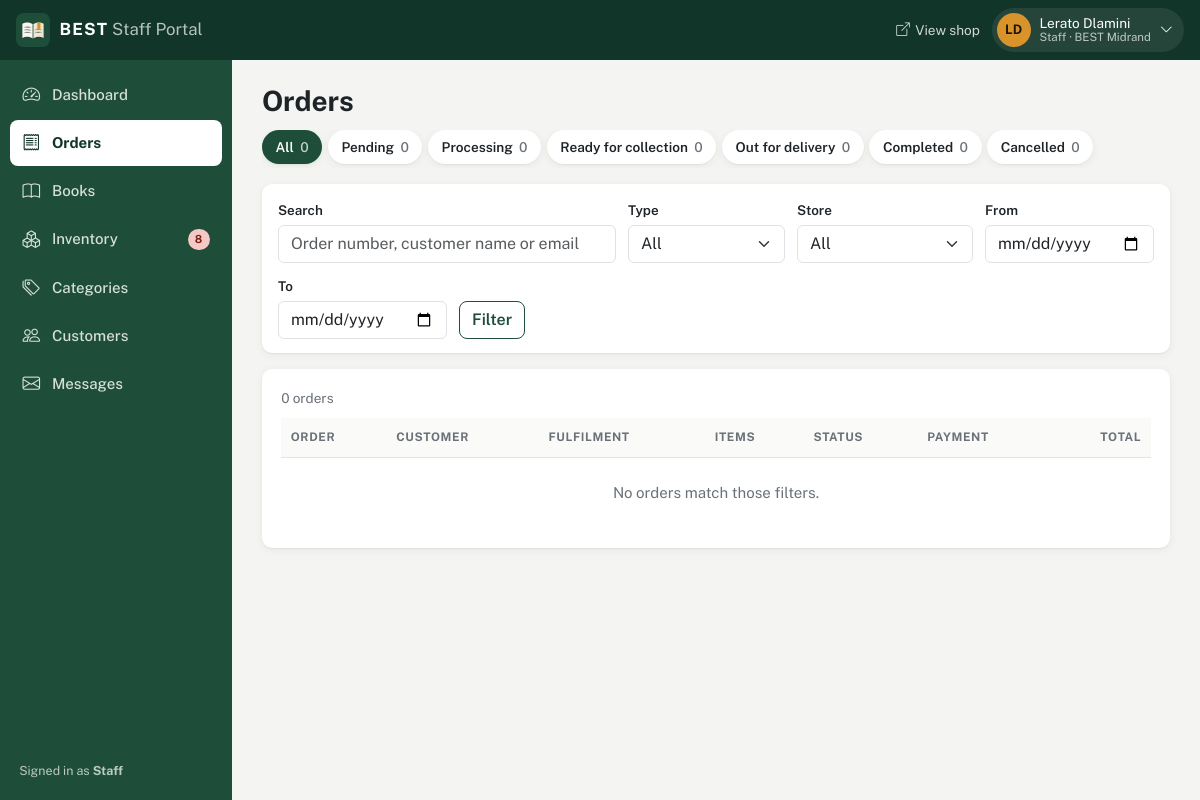
Page /staff/orders.php (signed in) on the committed database.
### tables this page shows
CREATE TABLE Staff (
  accountID INT PRIMARY KEY,
   
  storeID INT NULL,
  jobTitle VARCHAR(100) NOT NULL DEFAULT 'Store Assistant',
  CONSTRAINT fk_staff_account FOREIGN KEY (accountID) REFERENCES UserAccount (accountID) ON DELETE CASCADE,
  CONSTRAINT fk_staff_store FOREIGN KEY (storeID) REFERENCES Store (storeID) ON DELETE SET NULL
);

CREATE TABLE UserAccount (
  accountID INT PRIMARY KEY AUTO_INCREMENT,
  firstName VARCHAR(100) NOT NULL,
  lastName VARCHAR(100) NOT NULL,
  email VARCHAR(255) NOT NULL UNIQUE,
  phoneNumber VARCHAR(30) NULL,
  passwordHash VARCHAR(255) NOT NULL,
  accountStatus ENUM('active', 'suspended') NOT NULL DEFAULT 'active',
   
  mustChangePassword BOOLEAN NOT NULL DEFAULT FALSE,
  createdBy INT NULL,
  dateCreated DATETIME NOT NULL DEFAULT CURRENT_TIMESTAMP,
  lastLogin DATETIME NULL,
  CONSTRAINT fk_account_createdby FOREIGN KEY (createdBy) REFERENCES UserAccount (accountID) ON DELETE SET NULL,
  INDEX idx_account_status (accountStatus)
);

CREATE TABLE Store (
  storeID INT PRIMARY KEY AUTO_INCREMENT,
  name VARCHAR(120) NOT NULL UNIQUE,
  addressLine VARCHAR(255) NOT NULL,
  city VARCHAR(100) NOT NULL,
  province VARCHAR(60) NOT NULL,
  postalCode VARCHAR(10) NOT NULL,
  phoneNumber VARCHAR(30) NOT NULL,
  email VARCHAR(255) NOT NULL,
  openingHours VARCHAR(255) NOT NULL,
  isActive BOOLEAN NOT NULL DEFAULT TRUE,
  dateCreated DATETIME NOT NULL DEFAULT CURRENT_TIMESTAMP
);

### includes/helpers/database.php (called while the page is built, shortened)
<?php
function fetchAll(mysqli $conn, string $sql, array $params = []): array
{
    $stmt = $conn->prepare($sql);
    if (!$stmt->execute($params ?: null)) {
        error_log('Query failed: ' . $stmt->error);
        return [];
    }
    $result = $stmt->get_result();
    return $result ? $result->fetch_all(MYSQLI_ASSOC) : [];
}
function fetchOne(mysqli $conn, string $sql, array $params = []): ?array
{
    return fetchAll($conn, $sql, $params)[0] ?? null;
}
function fetchValue(mysqli $conn, string $sql, array $params = []): mixed
{
    $row = fetchOne($conn, $sql, $params);
    return $row ? array_values($row)[0] : null;
}

### staff/helpers/auth.php (called while the page is built, shortened)
<?php
require_once __DIR__ . '/../../includes/helpers/database.php';
function requireStaff(?mysqli $conn): array
{
    $account = isset($_SESSION['accountID']) ? fetchOne($conn,
        "SELECT u.accountID, u.firstName, u.lastName, u.email, u.phoneNumber, u.accountStatus, u.mustChangePassword, u.lastLogin,
                CASE WHEN a.accountID IS NOT NULL THEN 'Admin' WHEN s.accountID IS NOT NULL THEN 'Staff' END AS role,
                s.storeID, s.jobTitle, st.name AS storeName
         FROM UserAccount u
         LEFT JOIN Admin a ON a.accountID = u.accountID
         LEFT JOIN Staff s ON s.accountID = u.accountID
         LEFT JOIN Store st ON st.storeID = s.storeID
         WHERE u.accountID = ?",
        [(int) $_SESSION['accountID']]) : null;
    return $account;
}
function isAdmin(array $account): bool
{
    return $account['role'] === 'Admin';
}

### includes/helpers/forms.php (called while the page is built, shortened)
<?php
function e(?string $value): string
{
    return htmlspecialchars((string) $value, ENT_QUOTES, 'UTF-8');
}
function intParam(array $source, string $key): ?int
{
    $value = $source[$key] ?? null;
    return is_string($value) && ctype_digit($value) ? (int) $value : (is_int($value) ? $value : null);
}

### staff/orders.php (the view, shortened to what this page needs)
<?php
    require_once __DIR__ . '/../includes/helpers/orders.php';
    require_once __DIR__ . '/helpers/auth.php';
    $conn = db();
    $account = requireStaff($conn);
    $filters = [
        'q'      => is_string($_GET['q'] ?? null) ? mb_substr(trim($_GET['q']), 0, 100) : '',
        'status' => array_key_exists($_GET['status'] ?? '', ORDER_STATUSES) ? $_GET['status'] : '',
        'type'   => in_array($_GET['type'] ?? '', ['delivery', 'collection'], true) ? $_GET['type'] : '',
        'store'  => intParam($_GET, 'store'),
        'from'   => preg_match('/^\d{4}-\d{2}-\d{2}$/', $_GET['from'] ?? '') ? $_GET['from'] : '',
        'to'     => preg_match('/^\d{4}-\d{2}-\d{2}$/', $_GET['to'] ?? '') ? $_GET['to'] : '',
    ];
    $where = ['1 = 1'];
    $params = [];
    $orders = fetchAll($conn,
        "SELECT o.orderID, o.orderNumber, o.orderDate, o.status, o.paymentStatus, o.total, o.fulfilmentType,
                u.firstName, u.lastName, u.email, s.name AS collectionStore,
                (SELECT SUM(quantity) FROM OrderItem oi WHERE oi.orderID = o.orderID) AS itemCount,
                (SELECT GROUP_CONCAT(DISTINCT st.name ORDER BY st.name SEPARATOR ', ') FROM OrderItem oi JOIN Store st ON st.storeID = oi.storeID WHERE oi.orderID = o.orderID) AS fromStores
         FROM CustomerOrder o
         JOIN UserAccount u ON u.accountID = o.customerID
         LEFT JOIN Store s ON s.storeID = o.collectionStoreID
         WHERE " . implode(' AND ', $where) . "
         ORDER BY o.orderDate DESC, o.orderID DESC
         LIMIT 200",
        $params);
    $statusCounts = array_column(fetchAll($conn, "SELECT status, COUNT(*) AS n FROM CustomerOrder GROUP BY status"), 'n', 'status');
    $pageTitle = 'Orders';
    $activePage = 'orders';
    include __DIR__ . '/components/layout.php';
?>
<nav class="status-tabs" aria-label="Filter by status">
    <a href="orders.php" class="<?= $filters['status'] === '' ? 'active' : '' ?>">All <span><?= array_sum($statusCounts) ?></span></a>
    <?php foreach (ORDER_STATUSES as $key => $label): ?>
        <a href="orders.php?status=<?= $key ?>" class="<?= $filters['status'] === $key ? 'active' : '' ?>"><?= $label ?> <span><?= (int) ($statusCounts[$key] ?? 0) ?></span></a>
    <?php endforeach; ?>
</nav>
<form class="filter-bar" method="get">
    <div class="filter-field grow">
        <label for="q" class="form-label">Search</label>
        <input type="search" id="q" name="q" class="form-control" value="<?= e($filters['q']) ?>" placeholder="Order number, customer name or email">
    </div>
    <div class="filter-field">
        <label for="type" class="form-label">Type</label>
        <select id="type" name="type" class="form-select">
            <option value="">All</option>
        </select>
    </div>
    <div class="filter-field">
        <label for="store" class="form-label">Store</label>
        <select id="store" name="store" class="form-select">
            <option value="">All</option>
        </select>
    </div>
    <div class="filter-field">
        <label for="from" class="form-label">From</label>
        <input type="date" id="from" name="from" class="form-control" value="<?= e($filters['from']) ?>">
    </div>
    <div class="filter-field">
        <label for="to" class="form-label">To</label>
        <input type="date" id="to" name="to" class="form-control" value="<?= e($filters['to']) ?>">
    </div>
    <button class="btn btn-outline-brand">Filter</button>
</form>
<section class="panel">
    <p class="panel-count"><?= count($orders) ?> order<?= count($orders) === 1 ? '' : 's' ?><?= count($orders) === 200 ? ' (showing the latest 200)' : '' ?></p>
    <div class="table-wrap">
        <table class="portal-table responsive-table">
            <thead><tr><th>Order</th><th>Customer</th><th>Fulfilment</th><th>Items</th><th>Status</th><th>Payment</th><th class="text-end">Total</th></tr></thead>
        </table>
    </div>
    <?php if (!$orders): ?><p class="empty-note">No orders match those filters.</p><?php endif; ?>
</section>
<?php include __DIR__ . '/components/layoutEnd.php'; ?>

### staff/components/layout.php (shortened to what this page needs)
<?php
    $pageTitle = $pageTitle ?? 'Dashboard';
    $activePage = $activePage ?? 'dashboard';
    $role = $account['role'] ?? 'Staff';
    $navCounts = [
        'orders'    => (int) fetchValue($conn, "SELECT COUNT(*) FROM CustomerOrder WHERE status = 'pending'"),
        'messages'  => (int) fetchValue($conn, "SELECT COUNT(*) FROM ContactMessage WHERE status = 'new'"),
        'inventory' => (int) fetchValue($conn,
            "SELECT COUNT(*) FROM Inventory i JOIN Book b ON b.bookID = i.bookID AND b.isActive = TRUE
             JOIN Store s ON s.storeID = i.storeID AND s.isActive = TRUE WHERE i.quantity <= i.reorderLevel"
            . (!isAdmin($account) && $account['storeID'] ? " AND i.storeID = " . (int) $account['storeID'] : '')),
    ];
    $navLinks = [
        ['dashboard',  'Dashboard',   'dashboard.php',   ['Admin', 'Staff'], 'speedometer2'],
        ['orders',     'Orders',      'orders.php',      ['Admin', 'Staff'], 'receipt'],
        ['books',      'Books',       'books.php',       ['Admin', 'Staff'], 'book'],
        ['inventory',  'Inventory',   'inventory.php',   ['Admin', 'Staff'], 'boxes'],
        ['categories', 'Categories',  'categories.php',  ['Admin', 'Staff'], 'tags'],
        ['customers',  'Customers',   'customers.php',   ['Admin', 'Staff'], 'people'],
        ['messages',   'Messages',    'messages.php',    ['Admin', 'Staff'], 'envelope'],
        ['stores',     'Stores',      'stores.php',      ['Admin'],          'shop'],
        ['accounts',   'Staff & Roles', 'accounts.php',  ['Admin'],          'person-gear'],
        ['activity',   'Activity Log', 'activityLog.php', ['Admin'],         'clock-history'],
    ];
    $navLinks = array_values(array_filter($navLinks, fn ($link) => in_array($role, $link[3], true)));
?>
<!DOCTYPE html>
<html lang="en">
<head>
    <link href="https://cdn.jsdelivr.net/npm/bootstrap@5.3.8/dist/css/bootstrap.min.css" rel="stylesheet">
    <link href="https://cdn.jsdelivr.net/npm/bootstrap-icons@1.13.1/font/bootstrap-icons.min.css" rel="stylesheet">
    <link rel="stylesheet" href="assets/css/dashboard.css?v=<?= filemtime(__DIR__ . '/../assets/css/dashboard.css') ?>">
</head>
<body class="<?= $role === 'Admin' ? 'admin-portal' : 'staff-portal' ?>">
    <header class="portal-header">
        <a class="portal-brand" href="dashboard.php">
            <img src="../assets/images/logo.svg" alt="" width="34" height="34">
            <span><strong>BEST</strong> <span class="portal-brand-sub">Staff Portal</span></span>
        </a>
        <div class="portal-header-actions">
            <a href="../index.php" class="portal-header-link d-none d-md-inline-flex" target="_blank" rel="noopener"><i class="bi bi-box-arrow-up-right" aria-hidden="true"></i> View shop</a>
            <div class="dropdown">
                <button class="portal-user" type="button" data-bs-toggle="dropdown" aria-expanded="false">
                    <span class="portal-avatar" aria-hidden="true"><?= e(mb_substr($account['firstName'], 0, 1) . mb_substr($account['lastName'], 0, 1)) ?></span>
                    <span class="portal-user-text d-none d-sm-flex">
                        <span><?= e($account['firstName'] . ' ' . $account['lastName']) ?></span>
                        <small><?= e($role) ?><?= $account['storeName'] ? ' · ' . e($account['storeName']) : '' ?></small>
                    </span>
                    <i class="bi bi-chevron-down small" aria-hidden="true"></i>
                </button>
            </div>
        </div>
    </header>
    <div class="portal-body">
        <nav class="portal-nav offcanvas-lg offcanvas-start" id="portalNav" tabindex="-1" aria-label="Portal navigation">
            <ul class="portal-nav-list">
                <?php foreach ($navLinks as [$key, $label, $href, , $icon]): ?>
                    <li>
                        <a class="portal-nav-link<?= $activePage === $key ? ' active' : '' ?>" href="<?= $href ?>"<?= $activePage === $key ? ' aria-current="page"' : '' ?>>
                            <i class="bi bi-<?= $icon ?>" aria-hidden="true"></i>
                            <span><?= $label ?></span>
                            <?php if (!empty($navCounts[$key])): ?>
                                <span class="portal-nav-badge<?= $key === 'inventory' ? ' is-warning' : '' ?>"><?= $navCounts[$key] ?></span>
                            <?php endif; ?>
                        </a>
                    </li>
                <?php endforeach; ?>
            </ul>
            <p class="portal-nav-role">Signed in as <strong><?= e($role) ?></strong></p>
        </nav>
        <main class="portal-main" id="main">
            <div class="portal-heading">
                <h1><?= e($pageTitle) ?></h1>
            </div>

### rows in the picture
staff: accountID.lastName "LD", accountID.lastName "Lerato Dlamini", storeID.name "BEST Midrand"

### other values in the picture
$role "Staff"
$label "Dashboard"
$label "Orders"
$label "Books"
$label "Inventory"
$navCounts[$key] "8"
$label "Categories"
$label "Customers"
$label "Messages"
$pageTitle "Orders"
array_sum($statusCounts) "0"
$label "Pending"
$statusCounts[$key] "0"
$label "Processing"
$label "Ready for collection"
